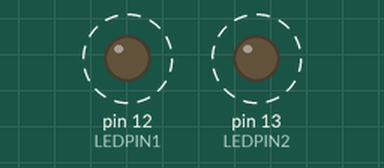
Recording of a sketch running on a simulated Arduino Uno, built with avr-gcc and run on an emulated ATmega328P. Parts: output pins drawn as LEDs (lit = HIGH). Dashed ring = blinking. What the sketch prints to the serial monitor is not drawn.

Above: at 0.2 s.
Timing chart, 0 to 4.8 s (numbered marks = the images above):
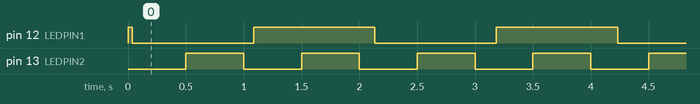

Measured:
- by itself, pin 12 (LEDPIN1): alternates HIGH for 1.0 s and LOW for 1.0 s
- by itself, pin 13 (LEDPIN2): alternates HIGH for 0.50 s and LOW for 0.50 s

The sketch:

timer_isr.ino
```cpp
#include <avr/io.h>
#include <avr/interrupt.h>
#include <GyverTimers.h>
#define LEDPIN1 12
#define LEDPIN2 13
unsigned short count = 0;

ISR (TIMER1_COMPA_vect)

{
 digitalWrite(LEDPIN1, !digitalRead(LEDPIN1));
 Serial.println ("Timer_1\r\n");
}

ISR(TIMER0_A)
{
 count++;
 if (count >= 500)
 {
 digitalWrite(LEDPIN2, !digitalRead(LEDPIN2));
 Serial.println ("Timer_0\r\n");
 count = 0;
 }

}

void timer1_init ()
{
TCCR1B |= (1 << WGM12); // устанавливаем режим СТС (сброс по совпадению)
TCCR1A = 0; // установить TCCR1A регистр в 0
TCCR1B = 0;
OCR1AH = 0b00001001; //записываем в регистр число для сравнения (4000000/256 = 15625)
OCR1AL = 0b00111101;
//TCCR1B |= (1 << CS10); // Установка коэффициента деления 1024
TCCR1B |= (1 << CS12); //Установка коэффициента деления 256
TIMSK1 |= (1 << OCIE1A);//устанавливаем бит разрешения прерывания 1 счетчика по совпадению с OCR1A(H и L)
}

void setup ()
{
pinMode(LEDPIN1, OUTPUT);
pinMode(LEDPIN2, OUTPUT);
// инициализация Timer1
cli(); // отключить глобальные прерывания
timer1_init ();
Timer0.setPeriod(1000); //прерывание 1 мс
Timer0.enableISR(); // Запускаем прерывание (по умолч. канал А)
sei();  // включить глобальные прерывания

Serial.begin(57600);
Serial.println ("Timer_1_start\r\n");
}

void loop()
{}
```
